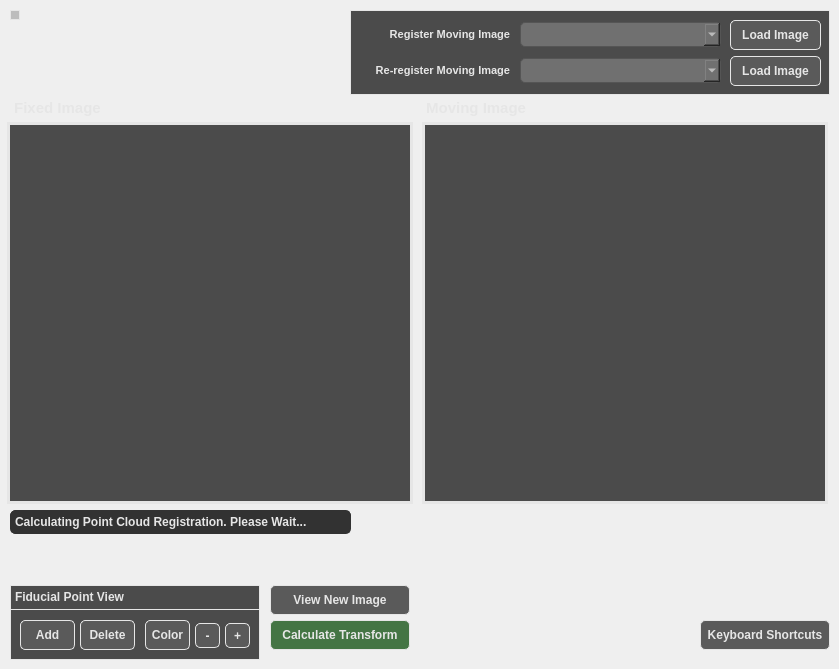
    <widget class="QWidget" name="AlignImageTabName">
     <attribute name="title">
      <string>Set Fiducials</string>
     </attribute>
     <widget class="QFrame" name="ChooseMovingImageFrame">
      <property name="geometry">
       <rect>
        <x>350</x>
        <y>10</y>
        <width>480</width>
        <height>85</height>
       </rect>
      </property>
      <property name="styleSheet">
       <string notr="true">QFrame { 
	background-color: #4b4b4b;
	border: 1px solid #e6e6e6; /* Border  */
}</string>
      </property>
      <property name="frameShape">
       <enum>QFrame::StyledPanel</enum>
      </property>
      <property name="frameShadow">
       <enum>QFrame::Raised</enum>
      </property>
      <widget class="QPushButton" name="LoadNewMovingImageButton">
       <property name="geometry">
        <rect>
         <x>380</x>
         <y>10</y>
         <width>91</width>
         <height>30</height>
        </rect>
       </property>
       <property name="font">
        <font>
         <pointsize>9</pointsize>
         <weight>75</weight>
         <bold>true</bold>
        </font>
       </property>
       <property name="styleSheet">
        <string notr="true">QPushButton {
    background-color: #5a5a5a;
    color: #e6e6e6; /* Text color */
    border: 1px solid #e6e6e6; /* Border  */
    border-radius: 5px; /* Optional: Rounded corners */
    padding: 5px; /* Optional: Padding around text */
}

QPushButton:hover {
    background-color: #666f75; /* Grey-blue when hovered */
}

QPushButton:pressed {
    background-color: #7b8e9c; /* More blue when pressed */
}</string>
       </property>
       <property name="text">
        <string>Load Image</string>
       </property>
      </widget>
      <widget class="QPushButton" name="LoadOldMovingImageButton">
       <property name="geometry">
        <rect>
         <x>380</x>
         <y>46</y>
         <width>91</width>
         <height>30</height>
        </rect>
       </property>
       <property name="font">
        <font>
         <pointsize>9</pointsize>
         <weight>75</weight>
         <bold>true</bold>
        </font>
       </property>
       <property name="styleSheet">
        <string notr="true">QPushButton {
    background-color: #5a5a5a;
    color: #e6e6e6; /* Text color */
    border: 1px solid #e6e6e6; /* Border  */
    border-radius: 5px; /* Optional: Rounded corners */
    padding: 5px; /* Optional: Padding around text */
}

QPushButton:hover {
    background-color: #666f75; /* Grey-blue when hovered */
}

QPushButton:pressed {
    background-color: #7b8e9c; /* More blue when pressed */
}</string>
       </property>
       <property name="text">
        <string>Load Image</string>
       </property>
      </widget>
      <widget class="QComboBox" name="MovingImagesComboBox">
       <property name="geometry">
        <rect>
         <x>170</x>
         <y>12</y>
         <width>201</width>
         <height>25</height>
        </rect>
       </property>
       <property name="font">
        <font>
         <pointsize>10</pointsize>
        </font>
       </property>
       <property name="styleSheet">
        <string notr="true">QComboBox {
    background-color: #707070; /* Light gray background color */
    color: #e6e6e6; /* Dark gray font color */
    padding: 5px; /* Optional: adds padding inside the combobox */
    border: 1px solid #555555; /* Optional: border color */
    border-radius: 5px; /* Optional: rounded corners */
}

QComboBox QAbstractItemView { /* Styles for dropdown list */
    background-color: #707070; /* Dropdown background color */
    color: #e6e6e6; /* Dropdown font color */
    selection-background-color: #cce5ff; /* Background color when an item is selected */
    selection-color: #e6e6e6; /* Font color of selected item */
}

</string>
       </property>
      </widget>
      <widget class="QTextEdit" name="MovingImagesText">
       <property name="geometry">
        <rect>
         <x>5</x>
         <y>13</y>
         <width>160</width>
         <height>27</height>
        </rect>
       </property>
       <property name="font">
        <font>
         <pointsize>9</pointsize>
        </font>
       </property>
       <property name="styleSheet">
        <string notr="true">QTextEdit { 
	background-color: #4b4b4b;
	color: #e6e6e6; /* Text color */
	border: 1px solid #4b4b4b; /* Border  */
    border-radius: 5px; /* Optional: Rounded corners */
}</string>
       </property>
       <property name="verticalScrollBarPolicy">
        <enum>Qt::ScrollBarAlwaysOff</enum>
       </property>
       <property name="horizontalScrollBarPolicy">
        <enum>Qt::ScrollBarAlwaysOff</enum>
       </property>
       <property name="readOnly">
        <bool>true</bool>
       </property>
       <property name="html">
        <string>&lt;!DOCTYPE HTML PUBLIC &quot;-//W3C//DTD HTML 4.0//EN&quot; &quot;http://www.w3.org/TR/REC-html40/strict.dtd&quot;&gt;
&lt;html&gt;&lt;head&gt;&lt;meta name=&quot;qrichtext&quot; content=&quot;1&quot; /&gt;&lt;style type=&quot;text/css&quot;&gt;
p, li { white-space: pre-wrap; }
&lt;/style&gt;&lt;/head&gt;&lt;body style=&quot; font-family:'MS Shell Dlg 2'; font-size:9pt; font-weight:400; font-style:normal;&quot;&gt;
&lt;p align=&quot;right&quot; style=&quot; margin-top:0px; margin-bottom:0px; margin-left:0px; margin-right:0px; -qt-block-indent:0; text-indent:0px;&quot;&gt;&lt;span style=&quot; font-size:8.25pt; font-weight:600;&quot;&gt;Register Moving Image&lt;/span&gt;&lt;/p&gt;&lt;/body&gt;&lt;/html&gt;</string>
       </property>
      </widget>
      <widget class="QTextEdit" name="OldMovingImagesText">
       <property name="geometry">
        <rect>
         <x>5</x>
         <y>49</y>
         <width>160</width>
         <height>27</height>
        </rect>
       </property>
       <property name="font">
        <font>
         <pointsize>9</pointsize>
        </font>
       </property>
       <property name="styleSheet">
        <string notr="true">QTextEdit { 
	background-color: #4b4b4b;
	color: #e6e6e6; /* Text color */
	border: 1px solid #4b4b4b; /* Border  */
    border-radius: 5px; /* Optional: Rounded corners */
}</string>
       </property>
       <property name="verticalScrollBarPolicy">
        <enum>Qt::ScrollBarAlwaysOff</enum>
       </property>
       <property name="horizontalScrollBarPolicy">
        <enum>Qt::ScrollBarAlwaysOff</enum>
       </property>
       <property name="readOnly">
        <bool>true</bool>
       </property>
       <property name="html">
        <string>&lt;!DOCTYPE HTML PUBLIC &quot;-//W3C//DTD HTML 4.0//EN&quot; &quot;http://www.w3.org/TR/REC-html40/strict.dtd&quot;&gt;
&lt;html&gt;&lt;head&gt;&lt;meta name=&quot;qrichtext&quot; content=&quot;1&quot; /&gt;&lt;style type=&quot;text/css&quot;&gt;
p, li { white-space: pre-wrap; }
&lt;/style&gt;&lt;/head&gt;&lt;body style=&quot; font-family:'MS Shell Dlg 2'; font-size:9pt; font-weight:400; font-style:normal;&quot;&gt;
&lt;p align=&quot;right&quot; style=&quot; margin-top:0px; margin-bottom:0px; margin-left:0px; margin-right:0px; -qt-block-indent:0; text-indent:0px;&quot;&gt;&lt;span style=&quot; font-size:8.25pt; font-weight:600;&quot;&gt;Re-register Moving Image&lt;/span&gt;&lt;/p&gt;&lt;/body&gt;&lt;/html&gt;</string>
       </property>
      </widget>
      <widget class="QComboBox" name="OldMovingImagesComboBox">
       <property name="geometry">
        <rect>
         <x>170</x>
         <y>48</y>
         <width>201</width>
         <height>25</height>
        </rect>
       </property>
       <property name="font">
        <font>
         <pointsize>10</pointsize>
        </font>
       </property>
       <property name="styleSheet">
        <string notr="true">QComboBox {
    background-color: #707070; /* Light gray background color */
    color: #e6e6e6; /* Dark gray font color */
    padding: 5px; /* Optional: adds padding inside the combobox */
    border: 1px solid #555555; /* Optional: border color */
    border-radius: 5px; /* Optional: rounded corners */
}

QComboBox QAbstractItemView { /* Styles for dropdown list */
    background-color: #707070; /* Dropdown background color */
    color: #e6e6e6; /* Dropdown font color */
    selection-background-color: #cce5ff; /* Background color when an item is selected */
    selection-color: #e6e6e6; /* Font color of selected item */
}

</string>
       </property>
      </widget>
     </widget>
     <widget class="QFrame" name="FiducialPointControlsFrame">
      <property name="geometry">
       <rect>
        <x>10</x>
        <y>585</y>
        <width>250</width>
        <height>75</height>
       </rect>
      </property>
      <property name="styleSheet">
       <string notr="true">QFrame { 
	background-color: #4b4b4b;
	border: 1px solid #e6e6e6; /* Border  */
}</string>
      </property>
      <property name="frameShape">
       <enum>QFrame::StyledPanel</enum>
      </property>
      <property name="frameShadow">
       <enum>QFrame::Raised</enum>
      </property>
      <widget class="QTextEdit" name="FiducialFrameHeaderText">
       <property name="geometry">
        <rect>
         <x>0</x>
         <y>0</y>
         <width>250</width>
         <height>25</height>
        </rect>
       </property>
       <property name="font">
        <font>
         <pointsize>10</pointsize>
         <weight>75</weight>
         <bold>true</bold>
        </font>
       </property>
       <property name="styleSheet">
        <string notr="true">QTextEdit { 
	background-color: #4b4b4b;
	color: #e6e6e6; /* Text color */
	border: 1px solid #e6e6e6; /* Border  */
    text-align: left;
    font-weight: bold;
}</string>
       </property>
       <property name="verticalScrollBarPolicy">
        <enum>Qt::ScrollBarAlwaysOff</enum>
       </property>
       <property name="horizontalScrollBarPolicy">
        <enum>Qt::ScrollBarAlwaysOff</enum>
       </property>
       <property name="readOnly">
        <bool>true</bool>
       </property>
       <property name="html">
        <string>&lt;!DOCTYPE HTML PUBLIC &quot;-//W3C//DTD HTML 4.0//EN&quot; &quot;http://www.w3.org/TR/REC-html40/strict.dtd&quot;&gt;
&lt;html&gt;&lt;head&gt;&lt;meta name=&quot;qrichtext&quot; content=&quot;1&quot; /&gt;&lt;style type=&quot;text/css&quot;&gt;
p, li { white-space: pre-wrap; }
&lt;/style&gt;&lt;/head&gt;&lt;body style=&quot; font-family:'MS Shell Dlg 2'; font-size:10pt; font-weight:600; font-style:normal;&quot;&gt;
&lt;p style=&quot; margin-top:0px; margin-bottom:0px; margin-left:0px; margin-right:0px; -qt-block-indent:0; text-indent:0px;&quot;&gt;&lt;span style=&quot; font-size:9pt;&quot;&gt;Fiducial Point View&lt;/span&gt;&lt;/p&gt;&lt;/body&gt;&lt;/html&gt;</string>
       </property>
      </widget>
      <widget class="QPushButton" name="AddFiducialButton">
       <property name="geometry">
        <rect>
         <x>10</x>
         <y>35</y>
         <width>55</width>
         <height>30</height>
        </rect>
       </property>
       <property name="font">
        <font>
         <pointsize>9</pointsize>
         <weight>75</weight>
         <bold>true</bold>
        </font>
       </property>
       <property name="styleSheet">
        <string notr="true">QPushButton {
    background-color: #5a5a5a;
    color: #e6e6e6; /* Text color */
    border: 1px solid #e6e6e6; /* Border  */
    border-radius: 5px; /* Optional: Rounded corners */
    padding: 5px; /* Optional: Padding around text */
}

QPushButton:hover {
    background-color: #666f75; /* Grey-blue when hovered */
}

QPushButton:pressed {
    background-color: #7b8e9c; /* More blue when pressed */
}</string>
       </property>
       <property name="text">
        <string>Add</string>
       </property>
      </widget>
      <widget class="QPushButton" name="ColorFiducialButton">
       <property name="geometry">
        <rect>
         <x>135</x>
         <y>35</y>
         <width>45</width>
         <height>30</height>
        </rect>
       </property>
       <property name="font">
        <font>
         <pointsize>9</pointsize>
         <weight>75</weight>
         <bold>true</bold>
        </font>
       </property>
       <property name="styleSheet">
        <string notr="true">QPushButton {
    background-color: #5a5a5a;
    color: #e6e6e6; /* Text color */
    border: 1px solid #e6e6e6; /* Border  */
    border-radius: 5px; /* Optional: Rounded corners */
    padding: 5px; /* Optional: Padding around text */
}

QPushButton:hover {
    background-color: #666f75; /* Grey-blue when hovered */
}

QPushButton:pressed {
    background-color: #7b8e9c; /* More blue when pressed */
}</string>
       </property>
       <property name="text">
        <string>Color</string>
       </property>
      </widget>
      <widget class="QPushButton" name="ShrinkFiducialButton">
       <property name="geometry">
        <rect>
         <x>185</x>
         <y>38</y>
         <width>25</width>
         <height>25</height>
        </rect>
       </property>
       <property name="font">
        <font>
         <pointsize>9</pointsize>
         <weight>75</weight>
         <bold>true</bold>
        </font>
       </property>
       <property name="styleSheet">
        <string notr="true">QPushButton {
    background-color: #5a5a5a;
    color: #e6e6e6; /* Text color */
    border: 1px solid #e6e6e6; /* Border  */
    border-radius: 5px; /* Optional: Rounded corners */
    padding: 5px; /* Optional: Padding around text */
}

QPushButton:hover {
    background-color: #666f75; /* Grey-blue when hovered */
}

QPushButton:pressed {
    background-color: #7b8e9c; /* More blue when pressed */
}</string>
       </property>
       <property name="text">
        <string>-</string>
       </property>
      </widget>
      <widget class="QPushButton" name="GrowFiducialButton">
       <property name="geometry">
        <rect>
         <x>215</x>
         <y>38</y>
         <width>25</width>
         <height>25</height>
        </rect>
       </property>
       <property name="font">
        <font>
         <pointsize>9</pointsize>
         <weight>75</weight>
         <bold>true</bold>
        </font>
       </property>
       <property name="styleSheet">
        <string notr="true">QPushButton {
    background-color: #5a5a5a;
    color: #e6e6e6; /* Text color */
    border: 1px solid #e6e6e6; /* Border  */
    border-radius: 5px; /* Optional: Rounded corners */
    padding: 5px; /* Optional: Padding around text */
}

QPushButton:hover {
    background-color: #666f75; /* Grey-blue when hovered */
}

QPushButton:pressed {
    background-color: #7b8e9c; /* More blue when pressed */
}</string>
       </property>
       <property name="text">
        <string>+</string>
       </property>
      </widget>
      <widget class="QPushButton" name="DeleteAllButton">
       <property name="geometry">
        <rect>
         <x>70</x>
         <y>35</y>
         <width>55</width>
         <height>30</height>
        </rect>
       </property>
       <property name="font">
        <font>
         <pointsize>9</pointsize>
         <weight>75</weight>
         <bold>true</bold>
        </font>
       </property>
       <property name="styleSheet">
        <string notr="true">QPushButton {
    background-color: #5a5a5a;
    color: #e6e6e6; /* Text color */
    border: 1px solid #e6e6e6; /* Border  */
    border-radius: 5px; /* Optional: Rounded corners */
    padding: 5px; /* Optional: Padding around text */
}

QPushButton:hover {
    background-color: #666f75; /* Grey-blue when hovered */
}

QPushButton:pressed {
    background-color: #7b8e9c; /* More blue when pressed */
}</string>
       </property>
       <property name="text">
        <string>Delete</string>
       </property>
      </widget>
      <zorder>DeleteAllButton</zorder>
      <zorder>FiducialFrameHeaderText</zorder>
      <zorder>AddFiducialButton</zorder>
      <zorder>GrowFiducialButton</zorder>
      <zorder>ColorFiducialButton</zorder>
      <zorder>ShrinkFiducialButton</zorder>
     </widget>
     <widget class="QFrame" name="FixedImageDisplayFrame">
      <property name="geometry">
       <rect>
        <x>10</x>
        <y>125</y>
        <width>400</width>
        <height>376</height>
       </rect>
      </property>
      <property name="styleSheet">
       <string notr="true">QFrame { 
	background-color: #4b4b4b;
	border: 0px solid #e6e6e6; /* Border  */
}</string>
      </property>
      <property name="frameShape">
       <enum>QFrame::StyledPanel</enum>
      </property>
      <property name="frameShadow">
       <enum>QFrame::Raised</enum>
      </property>
     </widget>
     <widget class="QFrame" name="MovingImageDisplayFrame">
      <property name="geometry">
       <rect>
        <x>425</x>
        <y>125</y>
        <width>400</width>
        <height>376</height>
       </rect>
      </property>
      <property name="styleSheet">
       <string notr="true">QFrame { 
	background-color: #4b4b4b;
	border: 0px solid #e6e6e6; /* Border  */
}</string>
      </property>
      <property name="frameShape">
       <enum>QFrame::StyledPanel</enum>
      </property>
      <property name="frameShadow">
       <enum>QFrame::Raised</enum>
      </property>
     </widget>
     <widget class="QTextEdit" name="FiducialTabUpdateText">
      <property name="geometry">
       <rect>
        <x>10</x>
        <y>510</y>
        <width>341</width>
        <height>24</height>
       </rect>
      </property>
      <property name="font">
       <font>
        <pointsize>9</pointsize>
        <weight>75</weight>
        <bold>true</bold>
       </font>
      </property>
      <property name="styleSheet">
       <string notr="true">QTextEdit { 
	background-color: #323232;
	color: #e6e6e6; /* Text color */
	border: 1px solid #323232; /* Border  */
    border-radius: 5px; /* Optional: Rounded corners */
    text-align: left;
    font-weight: bold;
}</string>
      </property>
      <property name="verticalScrollBarPolicy">
       <enum>Qt::ScrollBarAlwaysOff</enum>
      </property>
      <property name="horizontalScrollBarPolicy">
       <enum>Qt::ScrollBarAlwaysOff</enum>
      </property>
      <property name="html">
       <string>&lt;!DOCTYPE HTML PUBLIC &quot;-//W3C//DTD HTML 4.0//EN&quot; &quot;http://www.w3.org/TR/REC-html40/strict.dtd&quot;&gt;
&lt;html&gt;&lt;head&gt;&lt;meta name=&quot;qrichtext&quot; content=&quot;1&quot; /&gt;&lt;style type=&quot;text/css&quot;&gt;
p, li { white-space: pre-wrap; }
&lt;/style&gt;&lt;/head&gt;&lt;body style=&quot; font-family:'MS Shell Dlg 2'; font-size:9pt; font-weight:600; font-style:normal;&quot;&gt;
&lt;p style=&quot; margin-top:0px; margin-bottom:0px; margin-left:0px; margin-right:0px; -qt-block-indent:0; text-indent:0px;&quot;&gt;Calculating Point Cloud Registration. Please Wait...&lt;/p&gt;&lt;/body&gt;&lt;/html&gt;</string>
      </property>
     </widget>
     <widget class="QLabel" name="MovingImageBorder">
      <property name="geometry">
       <rect>
        <x>422</x>
        <y>122</y>
        <width>406</width>
        <height>382</height>
       </rect>
      </property>
      <property name="styleSheet">
       <string notr="true">QLabel {
        background-color: transparent; /* Transparent fill */
        border: 5px solid #e6e6e6;       /* Green border */
    }
</string>
      </property>
      <property name="text">
       <string/>
      </property>
     </widget>
     <widget class="QLabel" name="FixedImageFrameHeaderText">
      <property name="geometry">
       <rect>
        <x>10</x>
        <y>96</y>
        <width>400</width>
        <height>24</height>
       </rect>
      </property>
      <property name="font">
       <font>
        <pointsize>11</pointsize>
        <weight>75</weight>
        <bold>true</bold>
       </font>
      </property>
      <property name="styleSheet">
       <string notr="true">QLabel { 
	background-color: transparent;
	color: #e6e6e6; /* Text color */
	border: 0px solid #e6e6e6; /* Border  */
    qproperty-alignment: 'AlignCenter';
}</string>
      </property>
      <property name="text">
       <string> Fixed Image</string>
      </property>
     </widget>
     <widget class="QLabel" name="MovingImageFrameHeaderText">
      <property name="geometry">
       <rect>
        <x>422</x>
        <y>96</y>
        <width>400</width>
        <height>24</height>
       </rect>
      </property>
      <property name="font">
       <font>
        <pointsize>11</pointsize>
        <weight>75</weight>
        <bold>true</bold>
       </font>
      </property>
      <property name="styleSheet">
       <string notr="true">QLabel { 
	background-color: transparent;
	color: #e6e6e6; /* Text color */
	border: 0px solid #e6e6e6; /* Border  */
    qproperty-alignment: 'AlignCenter';
}</string>
      </property>
      <property name="text">
       <string> Moving Image</string>
      </property>
     </widget>
     <widget class="QLabel" name="FixedImageBorder">
      <property name="geometry">
       <rect>
        <x>7</x>
        <y>122</y>
        <width>406</width>
        <height>382</height>
       </rect>
      </property>
      <property name="styleSheet">
       <string notr="true">QLabel {
        background-color: transparent; /* Transparent fill */
        border: 5px solid #e6e6e6;       /* Green border */
    }
</string>
      </property>
      <property name="text">
       <string/>
      </property>
     </widget>
     <widget class="QPushButton" name="PickNewMovingImageButton">
      <property name="geometry">
       <rect>
        <x>270</x>
        <y>585</y>
        <width>140</width>
        <height>30</height>
       </rect>
      </property>
      <property name="font">
       <font>
        <pointsize>9</pointsize>
        <weight>75</weight>
        <bold>true</bold>
       </font>
      </property>
      <property name="styleSheet">
       <string notr="true">QPushButton {
    background-color: #5a5a5a;
    color: #e6e6e6; /* Text color */
    border: 1px solid #e6e6e6; /* Border  */
    border-radius: 5px; /* Optional: Rounded corners */
    padding: 5px; /* Optional: Padding around text */
}

QPushButton:hover {
    background-color: #666f75; /* Grey-blue when hovered */
}

QPushButton:pressed {
    background-color: #7b8e9c; /* More blue when pressed */
}</string>
      </property>
      <property name="text">
       <string>View New Image</string>
      </property>
     </widget>
     <widget class="QPushButton" name="AttemptICPRegistrationButton">
      <property name="geometry">
       <rect>
        <x>270</x>
        <y>620</y>
        <width>140</width>
        <height>30</height>
       </rect>
      </property>
      <property name="font">
       <font>
        <pointsize>9</pointsize>
        <weight>75</weight>
        <bold>true</bold>
       </font>
      </property>
      <property name="styleSheet">
       <string notr="true">QPushButton {
    background-color: #447544;
    color: #e6e6e6; /* Text color */
    border: 1px solid #e6e6e6; /* Border  */
    border-radius: 5px; /* Optional: Rounded corners */
    padding: 5px; /* Optional: Padding around text */
}

QPushButton:hover {
    background-color: #488a48; /* Grey-blue when hovered */
}

QPushButton:pressed {
    background-color: #49a349; /* More blue when pressed */
}</string>
      </property>
      <property name="text">
       <string>Calculate Transform</string>
      </property>
     </widget>
     <widget class="QPushButton" name="KeyboardShortcutsButton">
      <property name="geometry">
       <rect>
        <x>700</x>
        <y>620</y>
        <width>130</width>
        <height>30</height>
       </rect>
      </property>
      <property name="font">
       <font>
        <pointsize>9</pointsize>
        <weight>75</weight>
        <bold>true</bold>
       </font>
      </property>
      <property name="styleSheet">
       <string notr="true">QPushButton {
    background-color: #5a5a5a;
    color: #e6e6e6; /* Text color */
    border: 1px solid #e6e6e6; /* Border  */
    border-radius: 5px; /* Optional: Rounded corners */
    padding: 5px; /* Optional: Padding around text */
}

QPushButton:hover {
    background-color: #666f75; /* Grey-blue when hovered */
}

QPushButton:pressed {
    background-color: #7b8e9c; /* More blue when pressed */
}</string>
      </property>
      <property name="text">
       <string>Keyboard Shortcuts</string>
      </property>
     </widget>
     <widget class="QFrame" name="DisableFrame_F1">
      <property name="geometry">
       <rect>
        <x>10</x>
        <y>10</y>
        <width>10</width>
        <height>10</height>
       </rect>
      </property>
      <property name="styleSheet">
       <string notr="true">QFrame { 
	background-color: rgba(115, 115, 115, 0.4);
	border: 1px solid #e6e6e6; /* Border  */
}</string>
      </property>
      <property name="frameShape">
       <enum>QFrame::StyledPanel</enum>
      </property>
      <property name="frameShadow">
       <enum>QFrame::Raised</enum>
      </property>
      <widget class="QFrame" name="DisableFrame_E1_9">
       <property name="geometry">
        <rect>
         <x>-190</x>
         <y>30</y>
         <width>31</width>
         <height>31</height>
        </rect>
       </property>
       <property name="styleSheet">
        <string notr="true">QFrame { 
	background-color: rgba(255, 255, 255, 0.4);
	border: 1px solid #e6e6e6; /* Border  */
}</string>
       </property>
       <property name="frameShape">
        <enum>QFrame::StyledPanel</enum>
       </property>
       <property name="frameShadow">
        <enum>QFrame::Raised</enum>
       </property>
      </widget>
     </widget>
     <zorder>ChooseMovingImageFrame</zorder>
     <zorder>FixedImageBorder</zorder>
     <zorder>MovingImageBorder</zorder>
     <zorder>FiducialPointControlsFrame</zorder>
     <zorder>FixedImageDisplayFrame</zorder>
     <zorder>MovingImageDisplayFrame</zorder>
     <zorder>FiducialTabUpdateText</zorder>
     <zorder>FixedImageFrameHeaderText</zorder>
     <zorder>MovingImageFrameHeaderText</zorder>
     <zorder>PickNewMovingImageButton</zorder>
     <zorder>AttemptICPRegistrationButton</zorder>
     <zorder>KeyboardShortcutsButton</zorder>
     <zorder>DisableFrame_F1</zorder>
    </widget>
